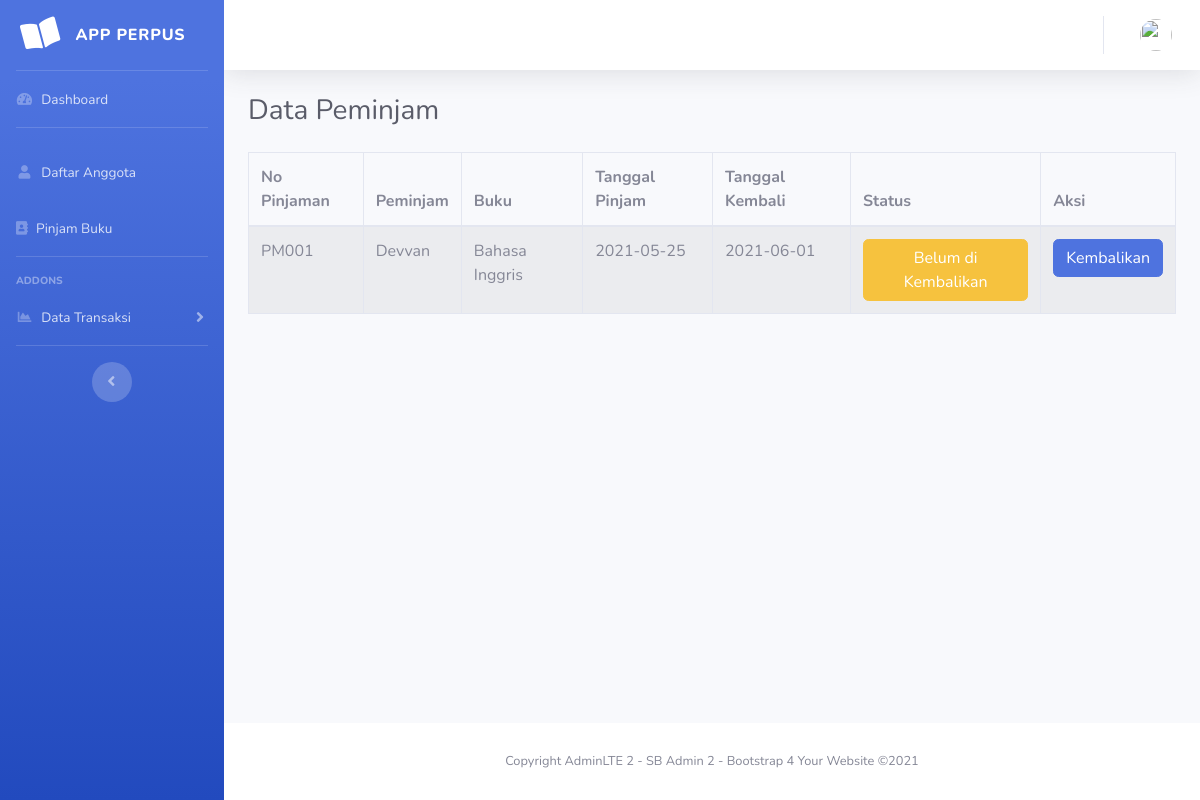
Page /index.php/user/v_pinjam on the committed database.
### tables this page shows
CREATE TABLE `pinjam` (
  `id_pm` varchar(15) NOT NULL,
  `id_buku` varchar(15) NOT NULL,
  `name` varchar(225) NOT NULL,
  `email` varchar(225) NOT NULL,
  `tgl_kembali` date NOT NULL,
  `tgl_pinjam` date NOT NULL
);

CREATE TABLE `anggota` (
  `id_anggota` varchar(15) NOT NULL,
  `name` varchar(225) NOT NULL,
  `email` varchar(225) NOT NULL,
  `jaskel` varchar(225) NOT NULL,
  `alamat` varchar(225) NOT NULL,
  `no_hp` varchar(225) NOT NULL
);

CREATE TABLE `buku` (
  `id_buku` varchar(15) NOT NULL,
  `id_pengarang` int(15) NOT NULL,
  `id_penerbit` int(15) NOT NULL,
  `judul_buku` varchar(100) NOT NULL,
  `jumlah` int(15) NOT NULL,
  `tahun_terbit` int(15) NOT NULL
);

### application/controllers/User.php (called while the page is built, shortened)
<?php
class User extends CI_Controller
{
    public function __construct()
    {
        $this->load->library('form_validation');
        $this->load->model('m_pinjam');
        $this->load->model('m_pengembalian');
        $this->load->model('m_anggota');
    }
    public function v_pinjam()
    {
        $data['title'] =  'App Perpus | Data Pinjaman';
        $data['user'] = $this->db->get_where('user', ['email' => $this->session->userdata('email')])->row_array();
        $data['data']    = $this->m_pinjam->getDataPeminjaman();
        $this->load->view('sb_templates/header', $data);
        $this->load->view('user/v_pinjam', $data);
        $this->load->view('sb_templates/footer');
    }
}

### index.php (called while the page is built, shortened)
<?php
require_once BASEPATH.'core/CodeIgniter.php';

### application/models/M_pinjam.php (called while the page is built, shortened)
<?php
class M_pinjam extends CI_Model
{
    public function getDataPeminjaman()
    {
        $this->db->select('*');
        $this->db->from('pinjam');
        $this->db->join('anggota', 'pinjam.name = anggota.name', 'left');
        $this->db->join('buku', 'pinjam.id_buku = buku.id_buku', 'left');
        $this->db->order_by("id_pm", "asc");
        return $this->db->get()->result();
    }
}

### application/views/user/v_pinjam.php (the view, shortened to what this page needs)
<body id="page-top">
    <div id="wrapper">
        <ul class="navbar-nav bg-gradient-primary sidebar sidebar-dark accordion" id="accordionSidebar">
            <a class="sidebar-brand d-flex align-items-center justify-content-center">
                <div class="sidebar-brand-icon rotate-n-15">
                    <i class="fas fa-book-open"></i>
                </div>
                <div class="sidebar-brand-text mx-3">App Perpus</div>
            </a>
            <hr class="sidebar-divider my-0">
            <li class="nav-item">
                <a class="nav-link" href="<?= base_url() ?>user">
                    <i class="fas fa-fw fa-tachometer-alt"></i>
                    <span>Dashboard</span></a>
            </li>
            <hr class="sidebar-divider">
            <li class="nav-item">
                <a class="nav-link collapsed" href="<?= base_url() ?>user/daftar">
                    <i class="fas fa-fw fa-user"></i>
                    <span>Daftar Anggota</span>
                </a>
            </li>
            <li class="nav-item">
                <a class="nav-link collapsed" href="<?= base_url() ?>user/pinjam">
                    <i class="fas fa-address-book"></i>
                    <span>Pinjam Buku</span>
                </a>
            </li>
            <hr class="sidebar-divider">
            <div class="sidebar-heading">
                Addons
            </div>
            <li class="nav-item">
                <a class="nav-link collapsed" href="#" data-toggle="collapse" data-target="#collapseUtilities" aria-expanded="true" aria-controls="collapseUtilities">
                    <i class="fas fa-fw fa-chart-area"></i>
                    <span>Data Transaksi</span>
                </a>
            </li>
            <hr class="sidebar-divider">
            <div class="text-center d-none d-md-inline">
                <button class="rounded-circle border-0" id="sidebarToggle"></button>
            </div>
        </ul>
        <div id="content-wrapper" class="d-flex flex-column">
            <div id="content">
                <nav class="navbar navbar-expand navbar-light bg-white topbar mb-4 static-top shadow">
                    <ul class="navbar-nav ml-auto">
                        <li class="nav-item dropdown no-arrow">
                            <a class="nav-link dropdown-toggle" href="#" id="userDropdown" role="button" data-toggle="dropdown" aria-haspopup="true" aria-expanded="false">
                                <img class="img-profile rounded-circle" src="<?= base_url('assets/img/profile/') . $user['image']; ?>">
                            </a>
                        </li>
                </nav>
                <div class="container-fluid">
                    <h1 class="h3 mb-4 text-gray-800">Data Peminjam</h1>
                    <div class="box-body">
                        <table id="example1" class="table table-bordered table-striped">
                            <thead>
                                <tr>
                                    <th>No Pinjaman</th>
                                    <th>Peminjam</th>
                                    <th>Buku</th>
                                    <th>Tanggal Pinjam</th>
                                    <th>Tanggal Kembali</th>
                                    <th>Status</th>
                                    <th>Aksi</th>
                                </tr>
                            </thead>
                            <tbody>
                                <?php
                                foreach ($data as $row) {
                                    $tgl_kembali = new DateTime($row->tgl_kembali);
                                    $tgl_sekarang = new DateTime();
                                    $selisih = $tgl_sekarang->diff($tgl_kembali)->format("%a");
                                ?>
                                    <tr>
                                        <td><?= $row->id_pm; ?></td>
                                        <td><?= $row->name; ?></td>
                                        <td><?= $row->judul_buku; ?></td>
                                        <td><?= $row->tgl_pinjam; ?></td>
                                        <td><?= $row->tgl_kembali; ?></td>
                                        <td>
                                            <?php
                                            if ($tgl_kembali >= $tgl_sekarang or $selisih == 0) {
                                                echo "<span class='labe btn btn-warning'>Belum di Kembalikan</span>";
                                            } else {
                                                echo "Telat <b style = 'color:red;'>" . $selisih . "</b> Hari <br> <span class='label btn btn-danger'> Denda Perhari = 1.000";
                                            }
                                            ?>
                                        </td>
                                        <td>
                                            <a href="<?= base_url() ?>user/kembalikan/<?= $row->id_pm; ?>" class="btn btn-primary btn-xs" onclick="return confirm('Yakin Buku ini Mau di Kembalikan ?');"> Kembalikan</a>
                                        </td>
                                    </tr>
                                <?php }
                                ?>
                            </tbody>
                        </table>
                    </div>
                </div>
            </div>
            <footer class="sticky-footer bg-white">
                <div class="container my-auto">
                    <div class="copyright text-center my-auto">
                        <span>Copyright AdminLTE 2 - SB Admin 2 - Bootstrap 4 Your Website &copy;2021</span>
                    </div>
                </div>
            </footer>
        </div>
    </div>

### rows in the picture
pinjam: id_pm "PM001", anggota.name "Devvan", id_buku.judul_buku "Bahasa Inggris", tgl_pinjam "2021-05-25", tgl_kembali "2021-06-01", shows "Belum di Kembalikan"
